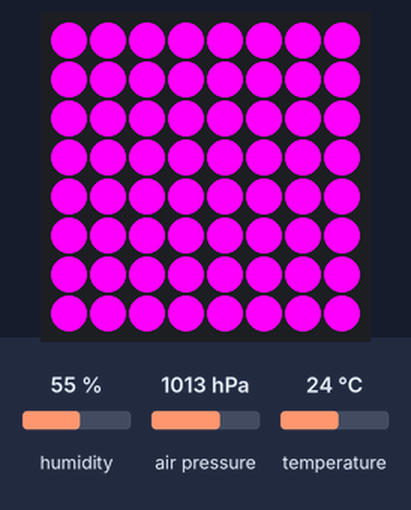
Bench run of a program on a simulated Raspberry Pi (BCM pin numbers) with a Sense HAT. On the bench: the Sense HAT's 8×8 RGB LED matrix. The inputs (shaded band) are chosen by the test bench; at power-on: humidity 55 %, air pressure 1013 hPa, temperature 24 °C. What the program prints to the terminal is not drawn. At 64.1 s the program stops and its outputs stay as they are.

Above: at 64.2 s.

The program:

temperature.py
```python
from sense_hat import SenseHat
import time

sense = SenseHat()

temperatures = []

temp = sense.get_temperature()
pressure = sense.get_pressure()
humidify = sense.get_humidity()

for i in range(0, 64):
	temp = sense.get_temperature()
	if temp < 30:
		temperatures.append((255, 0, 255))
	elif temp < 40:
		temperatures.append((255, 0, 0))
	elif temp < 50:
		temperatures.append((111, 111, 111))
	else:
		temperatures.append((0, 255, 0))
	time.sleep(1)

temperatures = [i for i in temperatures] + [(0, 0, 0) for i in range(len(temperatures), 64)]

print(temperatures)

sense.set_pixels(temperatures)
```
